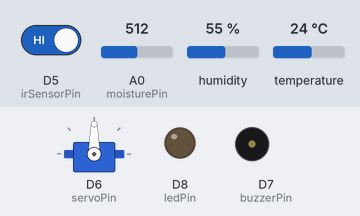
A sketch run on a simulated ESP8266 (NodeMCU). Parts: servo, output pins drawn as LEDs (lit = HIGH), buzzer (waves = sounding, pin HIGH). The inputs (shaded band) are chosen by the test bench; at power-on: A0 (moisturePin) = 512, D5 (irSensorPin) HIGH, humidity 55 %, temperature 24 °C. WiFi joins after 1.5 s; servers stay silent unless stated; web services answer with replies made up by the test bench; what the sketch prints to the serial monitor is not drawn.

Above: at 2.7 s.
2.8 s: A0 (moisturePin) set to 491
At 17.5 s:
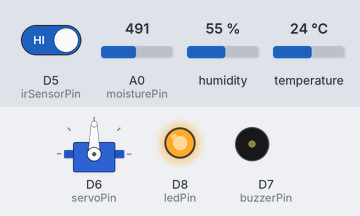
Timing chart, 0 to 19.0 s (numbered marks = the images above; inputs shaded):
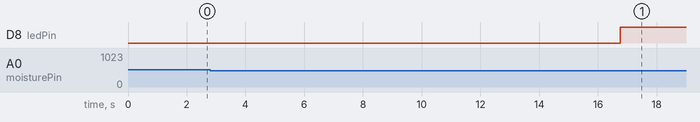

The sketch:

sprout.ino
```cpp
#include <ESP8266WiFi.h>
#include <ESP8266HTTPClient.h>
#include "DFRobot_DHT11.h"
#include <Servo.h>

/*
  ============================
  WiFi & Cloud Configuration
  ============================
  NOTE:
  - Replace these placeholders with your own credentials
  - Do NOT hardcode secrets in public repositories
*/

const char* ssid = "YOUR_WIFI_SSID";
const char* password = "YOUR_WIFI_PASSWORD";

const char* host = "api.thingspeak.com";
const char* writeAPIKey = "YOUR_THINGSPEAK_API_KEY";

// ============================
// Sensors & Actuators
// ============================

DFRobot_DHT11 DHT;
Servo servoMotor;

// Pin configuration (ESP8266)
int dhtPin = D2;
int moisturePin = A0;
int irSensorPin = D5;
int buzzerPin = D7;
int ledPin = D8;
int servoPin = D6;

// Soil moisture threshold (adjust after calibration)
int moistureThreshold = 500;

void setup() {
  Serial.begin(9600);

  // Configure input/output pins
  pinMode(irSensorPin, INPUT);
  pinMode(buzzerPin, OUTPUT);
  pinMode(ledPin, OUTPUT);

  // Ensure actuators start in a safe state
  digitalWrite(buzzerPin, LOW);
  digitalWrite(ledPin, LOW);

  // Attach servo and set neutral position
  servoMotor.attach(servoPin);
  servoMotor.write(90);

  // Connect to WiFi
  WiFi.begin(ssid, password);
  Serial.print("Connecting to WiFi");

  while (WiFi.status() != WL_CONNECTED) {
    delay(500);
    Serial.print(".");
  }

  Serial.println("\nWiFi Connected");
}

void loop() {
  // Read temperature and humidity from DHT11
  DHT.read(dhtPin);
  int temperature = DHT.temperature;
  int rh = DHT.humidity;

  // Read soil moisture and IR sensor
  int moistureValue = analogRead(moisturePin);
  int irState = digitalRead(irSensorPin);

  // Calculate absolute humidity (g/m³)
  float absHumidity = 0.0;

  if (temperature > 0 && rh > 0) {
    float temp = float(temperature);
    float relHumidity = float(rh);

    float es = 6.112 * exp((17.67 * temp) / (temp + 243.5));
    absHumidity = (es * relHumidity * 2.1674) / (273.15 + temp);
  }

  // Debug output to Serial Monitor
  Serial.print("Temp: ");
  Serial.print(temperature);
  Serial.print(" °C | Abs Humidity: ");
  Serial.print(absHumidity, 2);
  Serial.print(" g/m³ | Soil: ");
  Serial.print(moistureValue);
  Serial.print(" | IR: ");
  Serial.println(irState);

  // LED alert when soil moisture is low
  digitalWrite(ledPin, moistureValue < moistureThreshold ? HIGH : LOW);

  // Intruder detection logic
  if (irState == LOW) {
    digitalWrite(buzzerPin, HIGH);

    // Servo movement pattern for deterrence
    for (int i = 0; i < 2; i++) {
      servoMotor.write(0);   delay(300);
      servoMotor.write(90);  delay(300);
      servoMotor.write(180); delay(300);
      servoMotor.write(90);  delay(300);
    }
  } else {
    digitalWrite(buzzerPin, LOW);
  }

  // Send data to ThingSpeak
  if (WiFi.status() == WL_CONNECTED) {
    WiFiClient client;
    HTTPClient http;

    String url = "http://";
    url += host;
    url += "/update?api_key=" + String(writeAPIKey);
    url += "&field1=" + String(moistureValue);
    url += "&field2=" + String(temperature);
    url += "&field3=" + String(absHumidity, 2);
    url += "&field4=" + String(irState);

    http.begin(client, url);
    int httpCode = http.GET();

    if (httpCode > 0) {
      Serial.println("Data sent to ThingSpeak");
    } else {
      Serial.print("HTTP Error: ");
      Serial.println(httpCode);
    }

    http.end();
  } else {
    Serial.println("WiFi Disconnected");
  }

  // ThingSpeak allows one update every 15 seconds
  delay(15000);
}
```

Measured:
- the behaviour switches between 500 and 499 on A0 (moisturePin) (found by bisection; images 0 and 1)
- after the input at 2.8 s, D8 (ledPin): LOW → HIGH after 14.0 s
